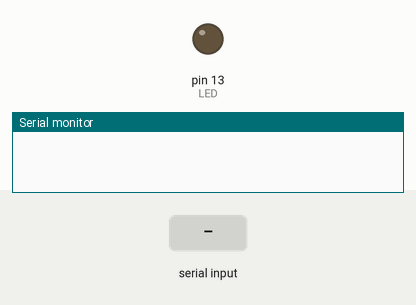
Bench run of a sketch on a simulated Arduino Uno, built with avr-gcc and run on an emulated ATmega328P. On the bench: output pins drawn as LEDs (lit = HIGH), the last lines printed to the serial monitor. The test bench sets the inputs (shaded band).

Above: at 1.2 s.
1.3 s: "H" received over Serial
At 1.9 s:
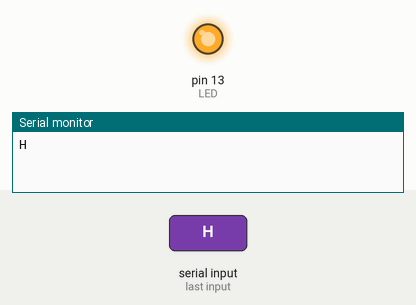
2.8 s: "L" received over Serial
At 3.1 s:
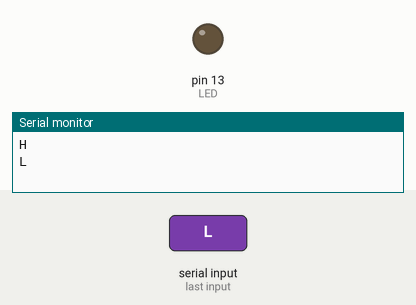
Timing chart, 0 to 5.8 s (numbered marks = the images above; inputs shaded):
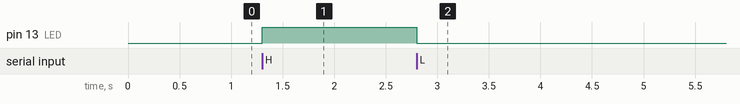

The sketch:

1fan.ino
```cpp
#define LED 13

void setup() {
    pinMode(LED, OUTPUT);
    Serial.begin(9600);
}

void loop() {
    if (Serial.available()) {
        char serialListener = Serial.read();
        Serial.println(serialListener);
        if(serialListener == 'H') {
        digitalWrite(LED, HIGH);
        }
        else if (serialListener == 'L') {
        serialListener = Serial.read();
        digitalWrite(LED, LOW);
        }
    }
}
```

Measured:
- after the input at 1.3 s, pin 13 (LED): LOW → HIGH at once
- after the input at 2.8 s, pin 13 (LED): HIGH → LOW at once
